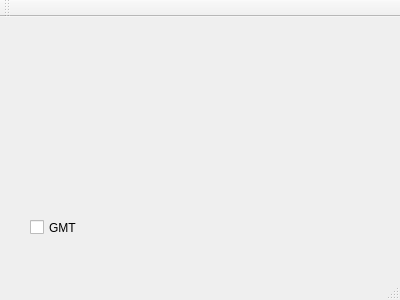
<?xml version="1.0" encoding="UTF-8"?>
<ui version="4.0">
 <class>MainWindow</class>
 <widget class="QMainWindow" name="MainWindow">
  <property name="geometry">
   <rect>
    <x>0</x>
    <y>0</y>
    <width>400</width>
    <height>300</height>
   </rect>
  </property>
  <property name="windowTitle">
   <string>MainWindow</string>
  </property>
  <widget class="QWidget" name="centralWidget">
   <widget class="QCheckBox" name="checkBox">
    <property name="geometry">
     <rect>
      <x>30</x>
      <y>200</y>
      <width>51</width>
      <height>21</height>
     </rect>
    </property>
    <property name="text">
     <string>GMT</string>
    </property>
   </widget>
  </widget>
  <widget class="QMenuBar" name="menuBar">
   <property name="geometry">
    <rect>
     <x>0</x>
     <y>0</y>
     <width>400</width>
     <height>21</height>
    </rect>
   </property>
  </widget>
  <widget class="QToolBar" name="mainToolBar">
   <attribute name="toolBarArea">
    <enum>TopToolBarArea</enum>
   </attribute>
   <attribute name="toolBarBreak">
    <bool>false</bool>
   </attribute>
  </widget>
  <widget class="QStatusBar" name="statusBar"/>
 </widget>
 <layoutdefault spacing="6" margin="11"/>
 <resources/>
 <connections/>
</ui>
